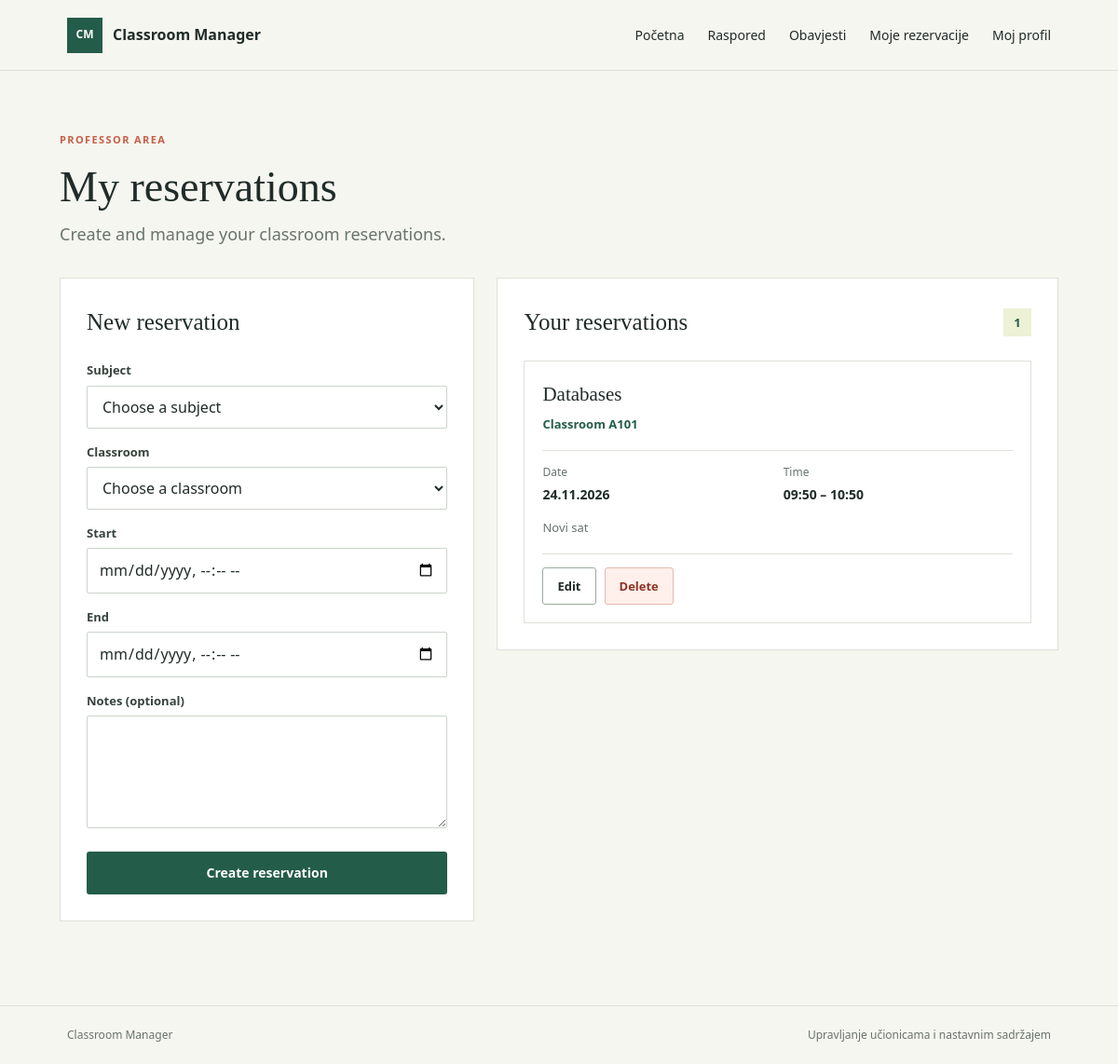
Screenshot of /reservations.php (signed in) with the database file from the repository.
### tables this page shows
CREATE TABLE `reservations` (
  `id` int NOT NULL,
  `classroom_id` int NOT NULL,
  `subject_id` int NOT NULL,
  `user_id` int NOT NULL,
  `starts_at` datetime NOT NULL,
  `ends_at` datetime NOT NULL,
  `notes` text
);

CREATE TABLE `subjects` (
  `id` int NOT NULL,
  `name` varchar(150) NOT NULL
);

CREATE TABLE `classrooms` (
  `id` int NOT NULL,
  `room_code` varchar(30) NOT NULL,
  `capacity` int NOT NULL
);

### functions.php (called while the page is built, shortened)
<?php
function e(string|int|null $value): string
{
    return htmlspecialchars((string) $value, ENT_QUOTES | ENT_SUBSTITUTE, 'UTF-8');
}

### reservations.php (the view, shortened to what this page needs)
<?php
require_once __DIR__ . '/functions.php';
$user = current_user();
$userId = $user['id'] ?? $user['ID'];
$pdo = db();
$editing = null;
$stmt = $pdo->prepare('
    SELECT
        r.id,
        r.starts_at,
        r.ends_at,
        r.notes,
        s.name AS subject_name,
        c.room_code
    FROM reservations r
    JOIN subjects s ON s.id = r.subject_id
    JOIN classrooms c ON c.id = r.classroom_id
    WHERE r.user_id = :user_id
      AND r.ends_at > NOW()
    ORDER BY r.starts_at ASC
');
$stmt->execute(['user_id' => $userId]);
$reservations = $stmt->fetchAll(PDO::FETCH_ASSOC);
require __DIR__ . '/header.php';
?>
<section class="page-shell reservations-page">
    <div class="reservations-heading">
        <div>
            <p class="eyebrow">PROFESSOR AREA</p>
            <h1>My reservations</h1>
            <p class="lead">Create and manage your classroom reservations.</p>
        </div>
    </div>
    <div class="reservations-layout">
        <section class="reservation-form-panel">
            <h2><?= $editing ? 'Edit reservation' : 'New reservation' ?></h2>
            <form method="post" class="reservation-form">
                <label for="subject_id">Subject</label>
                <select name="subject_id" id="subject_id" required>
                    <option value="">Choose a subject</option>
                </select>
                <label for="classroom_id">Classroom</label>
                <select name="classroom_id" id="classroom_id" required>
                    <option value="">Choose a classroom</option>
                </select>
                <label for="starts_at">Start</label>
                <input type="datetime-local"
                       name="starts_at"
                       id="starts_at"
                       value="<?= $editing ? e(date('Y-m-d\TH:i', strtotime($editing['starts_at']))) : '' ?>"
                       required>
                <label for="ends_at">End</label>
                <input type="datetime-local"
                       name="ends_at"
                       id="ends_at"
                       value="<?= $editing ? e(date('Y-m-d\TH:i', strtotime($editing['ends_at']))) : '' ?>"
                       required>
                <label for="notes">Notes (optional)</label>
                <textarea name="notes" id="notes" rows="4"><?= e($editing['notes'] ?? '') ?></textarea>
                <button type="submit" class="button button-primary button-full">
                    <?= $editing ? 'Save changes' : 'Create reservation' ?>
                </button>
            </form>
        </section>
        <section class="reservations-list-panel">
            <div class="panel-heading">
                <h2>Your reservations</h2>
                <span class="reservation-count">
                    <?= count($reservations) ?>
                </span>
            </div>
            <?php if (!$reservations): ?>
                <p class="empty-reservations">
                    You haven't created any reservations yet.
                </p>
            <?php else: ?>
                <div class="reservation-list">
                    <?php foreach ($reservations as $reservation): ?>
                        <article class="reservation-item">
                            <div class="reservation-item-heading">
                                <div>
                                    <h3><?= e($reservation['subject_name']) ?></h3>
                                    <p class="reservation-room">
                                        Classroom <?= e($reservation['room_code']) ?>
                                    </p>
                                </div>
                            </div>
                            <div class="reservation-meta">
                                <div>
                                    <span>Date</span>
                                    <strong>
                                        <?= e(date('d.m.Y', strtotime($reservation['starts_at']))) ?>
                                    </strong>
                                </div>
                                <div>
                                    <span>Time</span>
                                    <strong>
                                        <?= e(date('H:i', strtotime($reservation['starts_at']))) ?>
                                        –
                                        <?= e(date('H:i', strtotime($reservation['ends_at']))) ?>
                                    </strong>
                                </div>
                            </div>
                            <?php if (!empty($reservation['notes'])): ?>
                                <p class="reservation-notes">
                                    <?= e($reservation['notes']) ?>
                                </p>
                            <?php endif; ?>
                            <div class="reservation-actions">
                                <a class="button button-secondary"
                                   href="reservations.php?edit=<?= (int)$reservation['id'] ?>">
                                    Edit
                                </a>
                                <form method="post"
                                      onsubmit="return confirm('Are you sure you want to delete this reservation?');">
                                    <button type="submit" class="button reservation-delete">
                                        Delete
                                    </button>
                                </form>
                            </div>
                        </article>
                    <?php endforeach; ?>
                </div>
            <?php endif; ?>
        </section>
    </div>
</section>
<?php require __DIR__ . '/footer.php'; ?>

### assets/style.css (style rules this page uses)
:root { color-scheme: light; --ink: #202c29; --muted: #68746e; --paper: #f5f6ef; --surface: #ffffff; --line: #dce2d8; --green: #245c4a; --green-dark: #193f34; --lime: #dce98a; --coral: #c65e48; --danger-bg: #fff0ec; --success-bg: #edf6e9; }
* { box-sizing: border-box; }
body { margin: 0; min-height: 100vh; display: flex; flex-direction: column; background: var(--paper); color: var(--ink); font-family: "Trebuchet MS", "Segoe UI", sans-serif; font-size: 16px; line-height: 1.55; }
a { color: var(--green); }
.page-shell { width: min(1120px, calc(100% - 48px)); margin: 0 auto; flex: 1; }
.eyebrow { margin: 0 0 18px; color: var(--coral); font-size: 11px; font-weight: 700; letter-spacing: 1.4px; }
h1, h2 { margin: 0; font-family: Georgia, "Times New Roman", serif; font-weight: 400; letter-spacing: 0; }
h1 { font-size: clamp(42px, 5vw, 64px); line-height: 1.08; }
.lead { max-width: 490px; margin: 24px 0 30px; color: var(--muted); font-size: 18px; }
.button { min-height: 46px; display: inline-flex; align-items: center; justify-content: center; padding: 11px 19px; border: 1px solid transparent; border-radius: 3px; cursor: pointer; font: inherit; font-size: 14px; font-weight: 700; text-decoration: none; transition: background-color 140ms ease, color 140ms ease, border-color 140ms ease; }
.button-primary { background: var(--green); color: #fff; }
.button-secondary { border-color: #9baa9e; background: transparent; color: var(--ink); }
.button-full { width: 100%; margin-top: 8px; }
.form-panel h2, .panel-heading h2 { margin-bottom: 22px; font-size: 25px; }
label { display: block; margin: 15px 0 6px; color: #37433d; font-size: 13px; font-weight: 700; }
input { width: 100%; min-height: 44px; padding: 10px 12px; border: 1px solid #cbd4cb; border-radius: 2px; background: #fff; color: var(--ink); font: inherit; }
.panel-heading { display: flex; align-items: center; gap: 13px; }
.panel-heading h2 { margin: 0; }

### assets/reservations.css (style rules this page uses)
.reservations-page { padding: 65px 0 90px; }
.reservations-heading { margin-bottom: 32px; }
.reservations-heading h1 { font-size: 46px; }
.reservations-heading .lead { margin: 12px 0 0; }
.reservations-layout { display: grid; grid-template-columns: 0.85fr 1.15fr; align-items: start; gap: 24px; }
.reservation-form-panel, .reservations-list-panel { min-width: 0; padding: 28px; border: 1px solid var(--line); background: var(--surface); }
.reservation-form-panel h2, .reservations-list-panel h2 { margin-bottom: 22px; font-size: 25px; }
.reservation-form label { display: block; margin: 15px 0 6px; color: #37433d; font-size: 13px; font-weight: 700; }
.reservation-form input, .reservation-form select, .reservation-form textarea { width: 100%; min-height: 44px; padding: 10px 12px; border: 1px solid #cbd4cb; border-radius: 2px; background: #fff; color: var(--ink); font: inherit; }
.reservation-form textarea { min-height: 100px; resize: vertical; }
.reservation-form .button { margin-top: 18px; }
.reservations-list-panel .panel-heading { display: flex; align-items: center; justify-content: space-between; }
.reservations-list-panel .panel-heading h2 { margin-bottom: 0; }
.reservation-count { display: inline-grid; min-width: 30px; height: 30px; place-items: center; background: #edf1d5; color: var(--green); font-size: 13px; font-weight: 700; }
.reservation-list { display: grid; gap: 14px; margin-top: 22px; }
.reservation-item { padding: 19px; border: 1px solid var(--line); background: #fff; }
.reservation-item h3 { margin: 0; font-family: Georgia, "Times New Roman", serif; font-size: 21px; font-weight: 400; }
.reservation-room { margin: 5px 0 0; color: var(--green); font-size: 13px; font-weight: 700; }
.reservation-meta { display: grid; grid-template-columns: 1fr 1fr; gap: 12px; margin-top: 18px; padding-top: 14px; border-top: 1px solid var(--line); }
.reservation-meta div { display: flex; flex-direction: column; gap: 3px; }
.reservation-meta span { color: var(--muted); font-size: 12px; }
.reservation-meta strong { font-size: 14px; }
.reservation-notes { margin: 15px 0 0; color: var(--muted); font-size: 13px; overflow-wrap: anywhere; }
.reservation-actions { display: flex; flex-wrap: wrap; gap: 9px; margin-top: 18px; padding-top: 14px; border-top: 1px solid var(--line); }
.reservation-actions form { margin: 0; }
.reservation-actions .button { min-height: 40px; padding: 8px 15px; font-size: 13px; }
.reservation-delete { border: 1px solid #e3b9ae; background: var(--danger-bg); color: #8d3525; }

### rows the page displays
reservations: subject.name "Databases", classroom.room_code "A101", starts_at "24.11.2026", starts_at "09:50", ends_at "10:50", notes "Novi sat"

### other values shown
count($reservations) "1"
